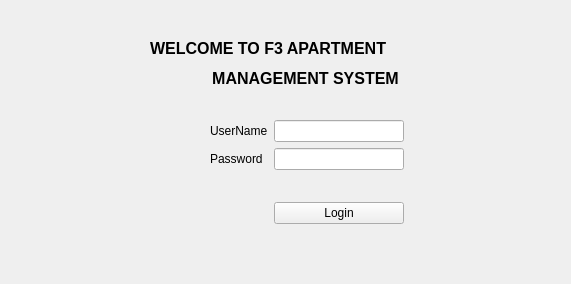
<?xml version="1.0" encoding="UTF-8"?>
<ui version="4.0">
 <class>FrmLoginMainWindow</class>
 <widget class="QMainWindow" name="FrmLoginMainWindow">
  <property name="geometry">
   <rect>
    <x>0</x>
    <y>0</y>
    <width>571</width>
    <height>284</height>
   </rect>
  </property>
  <property name="windowTitle">
   <string>Login</string>
  </property>
  <widget class="QWidget" name="centralwidget">
   <widget class="QWidget" name="formLayoutWidget">
    <property name="geometry">
     <rect>
      <x>210</x>
      <y>120</y>
      <width>194</width>
      <height>112</height>
     </rect>
    </property>
    <layout class="QFormLayout" name="formLayout">
     <item row="0" column="0">
      <widget class="QLabel" name="userNameLabel">
       <property name="text">
        <string>UserName</string>
       </property>
      </widget>
     </item>
     <item row="0" column="1">
      <widget class="QLineEdit" name="Txt_username"/>
     </item>
     <item row="1" column="0">
      <widget class="QLabel" name="passwordLabel">
       <property name="text">
        <string>Password</string>
       </property>
      </widget>
     </item>
     <item row="1" column="1">
      <widget class="QLineEdit" name="Txt_password">
       <property name="inputMask">
        <string/>
       </property>
      </widget>
     </item>
     <item row="3" column="1">
      <widget class="QPushButton" name="PB_login">
       <property name="text">
        <string>Login</string>
       </property>
      </widget>
     </item>
     <item row="2" column="1">
      <spacer name="horizontalSpacer">
       <property name="orientation">
        <enum>Qt::Horizontal</enum>
       </property>
       <property name="sizeHint" stdset="0">
        <size>
         <width>40</width>
         <height>20</height>
        </size>
       </property>
      </spacer>
     </item>
    </layout>
   </widget>
   <widget class="QLabel" name="label">
    <property name="geometry">
     <rect>
      <x>150</x>
      <y>40</y>
      <width>311</width>
      <height>16</height>
     </rect>
    </property>
    <property name="font">
     <font>
      <pointsize>12</pointsize>
      <weight>75</weight>
      <bold>true</bold>
     </font>
    </property>
    <property name="text">
     <string>WELCOME TO F3 APARTMENT</string>
    </property>
   </widget>
   <widget class="QLabel" name="label_2">
    <property name="geometry">
     <rect>
      <x>150</x>
      <y>70</y>
      <width>311</width>
      <height>16</height>
     </rect>
    </property>
    <property name="font">
     <font>
      <pointsize>12</pointsize>
      <weight>75</weight>
      <bold>true</bold>
     </font>
    </property>
    <property name="text">
     <string>MANAGEMENT SYSTEM</string>
    </property>
    <property name="alignment">
     <set>Qt::AlignCenter</set>
    </property>
   </widget>
   <widget class="QPushButton" name="PB_testcon">
    <property name="geometry">
     <rect>
      <x>260</x>
      <y>330</y>
      <width>127</width>
      <height>28</height>
     </rect>
    </property>
    <property name="text">
     <string>Login</string>
    </property>
   </widget>
   <widget class="QPushButton" name="PB_msgbox">
    <property name="geometry">
     <rect>
      <x>120</x>
      <y>320</y>
      <width>93</width>
      <height>28</height>
     </rect>
    </property>
    <property name="text">
     <string>PushButton</string>
    </property>
   </widget>
  </widget>
 </widget>
 <resources/>
 <connections/>
</ui>
